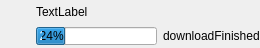
<?xml version="1.0" encoding="UTF-8"?>
<ui version="4.0">
 <class>CoursewareDownloadListItemWidget</class>
 <widget class="QWidget" name="CoursewareDownloadListItemWidget">
  <property name="geometry">
   <rect>
    <x>0</x>
    <y>0</y>
    <width>260</width>
    <height>48</height>
   </rect>
  </property>
  <property name="windowTitle">
   <string>CoursewareDownloadListItemWidget</string>
  </property>
  <layout class="QVBoxLayout" name="verticalLayout_2">
   <property name="spacing">
    <number>0</number>
   </property>
   <property name="leftMargin">
    <number>0</number>
   </property>
   <property name="topMargin">
    <number>0</number>
   </property>
   <property name="rightMargin">
    <number>0</number>
   </property>
   <property name="bottomMargin">
    <number>0</number>
   </property>
   <item>
    <layout class="QHBoxLayout" name="horizontalLayout_3">
     <property name="spacing">
      <number>0</number>
     </property>
     <item>
      <widget class="QLabel" name="label_icon">
       <property name="sizePolicy">
        <sizepolicy hsizetype="Preferred" vsizetype="Preferred">
         <horstretch>0</horstretch>
         <verstretch>0</verstretch>
        </sizepolicy>
       </property>
       <property name="minimumSize">
        <size>
         <width>36</width>
         <height>36</height>
        </size>
       </property>
       <property name="text">
        <string/>
       </property>
      </widget>
     </item>
     <item>
      <layout class="QVBoxLayout" name="verticalLayout">
       <property name="spacing">
        <number>0</number>
       </property>
       <item>
        <layout class="QHBoxLayout" name="horizontalLayout">
         <property name="spacing">
          <number>0</number>
         </property>
         <item>
          <widget class="QLabel" name="label_fileName">
           <property name="sizePolicy">
            <sizepolicy hsizetype="Expanding" vsizetype="Preferred">
             <horstretch>0</horstretch>
             <verstretch>0</verstretch>
            </sizepolicy>
           </property>
           <property name="text">
            <string>TextLabel</string>
           </property>
          </widget>
         </item>
         <item>
          <spacer name="horizontalSpacer">
           <property name="orientation">
            <enum>Qt::Horizontal</enum>
           </property>
           <property name="sizeHint" stdset="0">
            <size>
             <width>40</width>
             <height>20</height>
            </size>
           </property>
          </spacer>
         </item>
         <item>
          <widget class="QLabel" name="label_fileSize">
           <property name="sizePolicy">
            <sizepolicy hsizetype="Expanding" vsizetype="Preferred">
             <horstretch>0</horstretch>
             <verstretch>0</verstretch>
            </sizepolicy>
           </property>
           <property name="text">
            <string/>
           </property>
          </widget>
         </item>
        </layout>
       </item>
       <item>
        <layout class="QHBoxLayout" name="horizontalLayout_2">
         <item>
          <widget class="QProgressBar" name="progressBar">
           <property name="maximumSize">
            <size>
             <width>16777215</width>
             <height>18</height>
            </size>
           </property>
           <property name="styleSheet">
            <string notr="true">text-align: left;</string>
           </property>
           <property name="value">
            <number>24</number>
           </property>
           <property name="alignment">
            <set>Qt::AlignLeading|Qt::AlignLeft|Qt::AlignVCenter</set>
           </property>
           <property name="textVisible">
            <bool>true</bool>
           </property>
           <property name="orientation">
            <enum>Qt::Horizontal</enum>
           </property>
           <property name="invertedAppearance">
            <bool>false</bool>
           </property>
           <property name="textDirection">
            <enum>QProgressBar::TopToBottom</enum>
           </property>
           <property name="format">
            <string> %p%</string>
           </property>
          </widget>
         </item>
         <item>
          <widget class="QLabel" name="label_finished">
           <property name="text">
            <string>downloadFinished</string>
           </property>
          </widget>
         </item>
        </layout>
       </item>
      </layout>
     </item>
    </layout>
   </item>
  </layout>
 </widget>
 <layoutdefault spacing="6" margin="11"/>
 <resources/>
 <connections/>
</ui>
